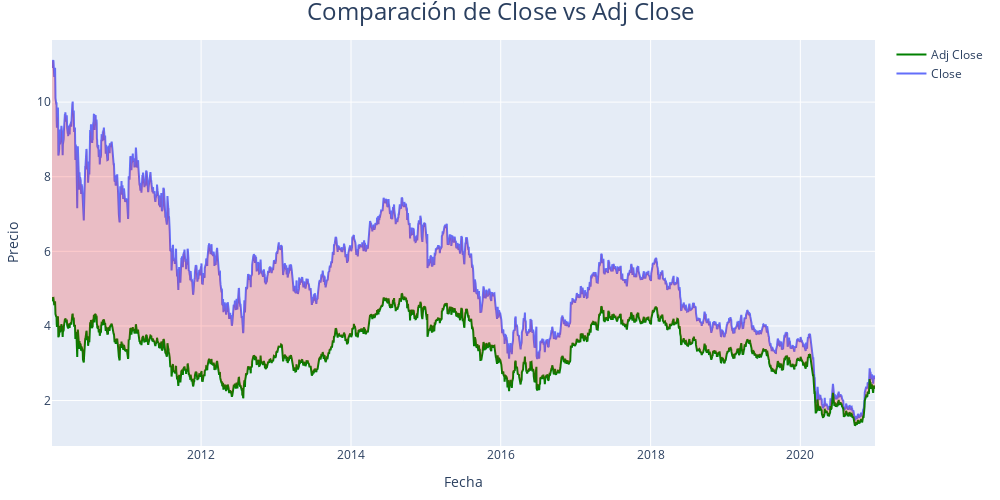

Here is the notebook cell this chart was saved with:
### Markdown cell above
¿CUÁL ES LA DIFERENCIA ENTRE PRECIO DE CIERRE (Close) Y PRECIO DE CIERRE AJUSTADO (Adj Close)?

### Code cell
import mi_modulo as mm

mm.compare_equities(san_OHLC_df, 'Close', 'Adj Close')

### Figure 1 — Plotly figure (JSON) as saved in the notebook; plotly's stock layout.template omitted (floating-point values rounded to 4 significant figures; data arrays with more than 128 entries replaced by an {"elided": "..."} marker saying what was removed)
{"data": [{"mode": "lines", "name": "Close", "type": "scatter", "x": {"elided": "2813 str values"}, "y": {"elided": "2813 float values"}}, {"line": {"color": "green"}, "mode": "lines", "name": "Adj Close", "type": "scatter", "x": {"elided": "2813 str values"}, "y": {"elided": "2813 float values"}}, {"line": {"color": "rgba(255, 0, 0, 0)"}, "mode": "lines", "name": "Area", "showlegend": false, "type": "scatter", "x": {"elided": "2813 str values"}, "y": {"elided": "2813 float values"}}, {"fill": "tonexty", "fillcolor": "rgba(255, 0, 0, 0.2)", "line": {"color": "rgba(255, 0, 0, 0)"}, "mode": "lines", "showlegend": false, "type": "scatter", "x": {"elided": "2813 str values"}, "y": {"elided": "2813 float values"}}], "layout": {"height": 500, "margin": {"b": 40, "l": 40, "r": 40, "t": 40}, "title": {"font": {"size": 24}, "text": "Comparación de Close vs Adj Close", "x": 0.5, "xanchor": "center"}, "width": 1000, "xaxis": {"title": {"text": "Fecha"}}, "yaxis": {"title": {"text": "Precio"}}}}
